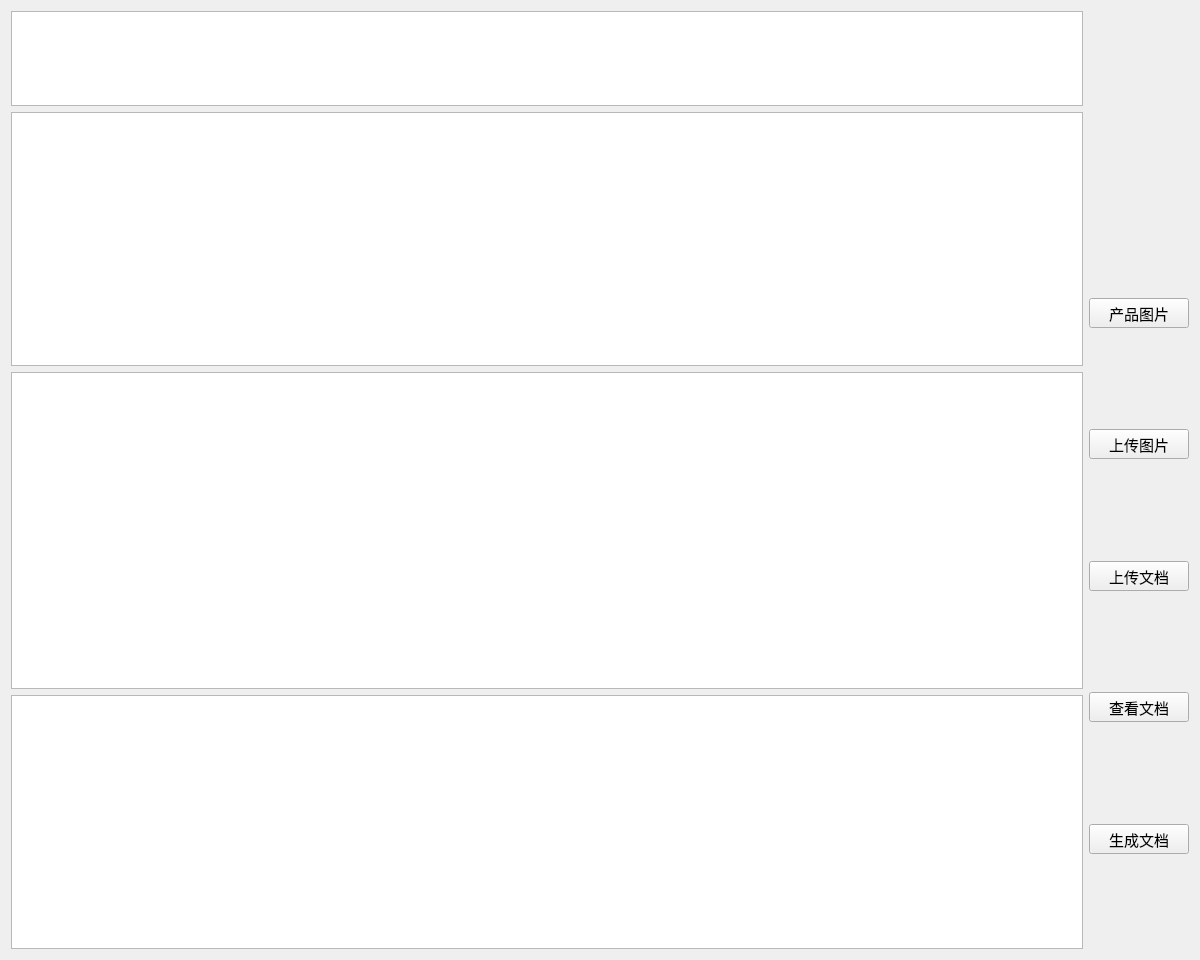
<?xml version="1.0" encoding="UTF-8"?>
<ui version="4.0">
 <class>Form</class>
 <widget class="QWidget" name="Form">
  <property name="geometry">
   <rect>
    <x>0</x>
    <y>0</y>
    <width>1200</width>
    <height>960</height>
   </rect>
  </property>
  <property name="windowTitle">
   <string>原价订单资料</string>
  </property>
  <property name="windowIcon">
   <iconset resource="main_resources.qrc">
    <normaloff>:/ico/resources/ICO/数据显示.png</normaloff>:/ico/resources/ICO/数据显示.png</iconset>
  </property>
  <layout class="QGridLayout" name="gridLayout_2" columnstretch="10,1">
   <item row="0" column="0">
    <layout class="QVBoxLayout" name="verticalLayout_2" stretch="3,8,10,8">
     <item>
      <widget class="QTableWidget" name="tableWidget_1"/>
     </item>
     <item>
      <widget class="QTableWidget" name="tableWidget_2"/>
     </item>
     <item>
      <widget class="QTableWidget" name="tableWidget_3"/>
     </item>
     <item>
      <widget class="QTableWidget" name="tableWidget_4"/>
     </item>
    </layout>
   </item>
   <item row="0" column="1">
    <layout class="QGridLayout" name="gridLayout" rowstretch="0,0,0,0,0,0,0,0,0,0,0,0,0,0">
     <item row="2" column="0">
      <spacer name="verticalSpacer_6">
       <property name="orientation">
        <enum>Qt::Vertical</enum>
       </property>
       <property name="sizeHint" stdset="0">
        <size>
         <width>20</width>
         <height>40</height>
        </size>
       </property>
      </spacer>
     </item>
     <item row="13" column="0">
      <spacer name="verticalSpacer_3">
       <property name="orientation">
        <enum>Qt::Vertical</enum>
       </property>
       <property name="sizeHint" stdset="0">
        <size>
         <width>20</width>
         <height>40</height>
        </size>
       </property>
      </spacer>
     </item>
     <item row="4" column="0">
      <spacer name="verticalSpacer_2">
       <property name="orientation">
        <enum>Qt::Vertical</enum>
       </property>
       <property name="sizeHint" stdset="0">
        <size>
         <width>20</width>
         <height>40</height>
        </size>
       </property>
      </spacer>
     </item>
     <item row="12" column="0">
      <widget class="QPushButton" name="pushButton_output_excel">
       <property name="minimumSize">
        <size>
         <width>100</width>
         <height>30</height>
        </size>
       </property>
       <property name="maximumSize">
        <size>
         <width>100</width>
         <height>30</height>
        </size>
       </property>
       <property name="font">
        <font>
         <pointsize>11</pointsize>
        </font>
       </property>
       <property name="text">
        <string>生成文档</string>
       </property>
      </widget>
     </item>
     <item row="7" column="0">
      <widget class="QPushButton" name="pushButton_update_document">
       <property name="minimumSize">
        <size>
         <width>100</width>
         <height>30</height>
        </size>
       </property>
       <property name="maximumSize">
        <size>
         <width>100</width>
         <height>30</height>
        </size>
       </property>
       <property name="font">
        <font>
         <pointsize>11</pointsize>
        </font>
       </property>
       <property name="text">
        <string>上传文档</string>
       </property>
      </widget>
     </item>
     <item row="1" column="0">
      <spacer name="verticalSpacer_5">
       <property name="orientation">
        <enum>Qt::Vertical</enum>
       </property>
       <property name="sizeHint" stdset="0">
        <size>
         <width>20</width>
         <height>40</height>
        </size>
       </property>
      </spacer>
     </item>
     <item row="8" column="0">
      <spacer name="verticalSpacer">
       <property name="orientation">
        <enum>Qt::Vertical</enum>
       </property>
       <property name="sizeHint" stdset="0">
        <size>
         <width>20</width>
         <height>40</height>
        </size>
       </property>
      </spacer>
     </item>
     <item row="3" column="0">
      <widget class="QPushButton" name="btn_productImage">
       <property name="minimumSize">
        <size>
         <width>100</width>
         <height>30</height>
        </size>
       </property>
       <property name="maximumSize">
        <size>
         <width>100</width>
         <height>30</height>
        </size>
       </property>
       <property name="font">
        <font>
         <pointsize>11</pointsize>
        </font>
       </property>
       <property name="text">
        <string>产品图片</string>
       </property>
      </widget>
     </item>
     <item row="5" column="0">
      <widget class="QPushButton" name="pushButton_update_image">
       <property name="minimumSize">
        <size>
         <width>100</width>
         <height>30</height>
        </size>
       </property>
       <property name="maximumSize">
        <size>
         <width>100</width>
         <height>30</height>
        </size>
       </property>
       <property name="font">
        <font>
         <pointsize>11</pointsize>
        </font>
       </property>
       <property name="text">
        <string>上传图片</string>
       </property>
      </widget>
     </item>
     <item row="6" column="0">
      <spacer name="verticalSpacer_8">
       <property name="orientation">
        <enum>Qt::Vertical</enum>
       </property>
       <property name="sizeHint" stdset="0">
        <size>
         <width>20</width>
         <height>40</height>
        </size>
       </property>
      </spacer>
     </item>
     <item row="11" column="0">
      <spacer name="verticalSpacer_7">
       <property name="orientation">
        <enum>Qt::Vertical</enum>
       </property>
       <property name="sizeHint" stdset="0">
        <size>
         <width>20</width>
         <height>40</height>
        </size>
       </property>
      </spacer>
     </item>
     <item row="9" column="0">
      <widget class="QPushButton" name="pushButton_view_document">
       <property name="minimumSize">
        <size>
         <width>100</width>
         <height>30</height>
        </size>
       </property>
       <property name="maximumSize">
        <size>
         <width>100</width>
         <height>30</height>
        </size>
       </property>
       <property name="font">
        <font>
         <pointsize>11</pointsize>
        </font>
       </property>
       <property name="text">
        <string>查看文档</string>
       </property>
      </widget>
     </item>
     <item row="0" column="0">
      <spacer name="verticalSpacer_4">
       <property name="orientation">
        <enum>Qt::Vertical</enum>
       </property>
       <property name="sizeHint" stdset="0">
        <size>
         <width>20</width>
         <height>40</height>
        </size>
       </property>
      </spacer>
     </item>
    </layout>
   </item>
  </layout>
 </widget>
 <resources>
  <include location="main_resources.qrc"/>
 </resources>
 <connections/>
</ui>
